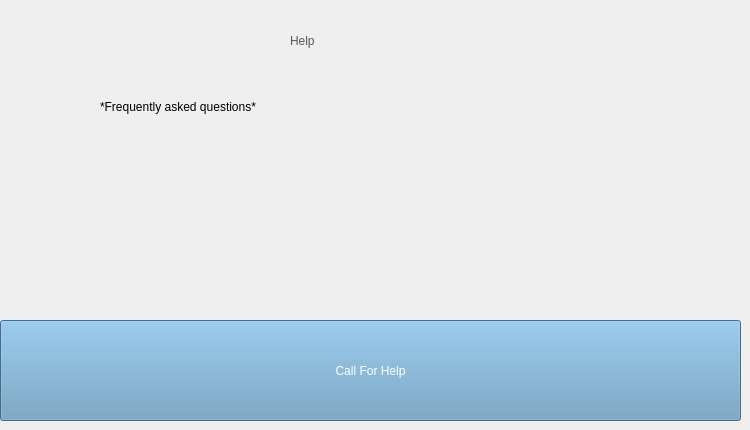
  <widget class="QWidget" name="HELP">
   <widget class="QLabel" name="label_2">
    <property name="geometry">
     <rect>
      <x>290</x>
      <y>10</y>
      <width>141</width>
      <height>61</height>
     </rect>
    </property>
    <property name="styleSheet">
     <string notr="true">font: 20 46pt &quot;montserrat&quot;;
color: rgb(85, 87, 83);</string>
    </property>
    <property name="text">
     <string>Help</string>
    </property>
   </widget>
   <widget class="QPushButton" name="pushButton">
    <property name="geometry">
     <rect>
      <x>0</x>
      <y>320</y>
      <width>741</width>
      <height>101</height>
     </rect>
    </property>
    <property name="styleSheet">
     <string notr="true">background-color: rgb(98, 150, 187);
color: rgb(255, 255, 255);
font: 20 40pt &quot;montserrat&quot;;</string>
    </property>
    <property name="text">
     <string>Call For Help</string>
    </property>
   </widget>
   <widget class="QPushButton" name="help_back">
    <property name="geometry">
     <rect>
      <x>5</x>
      <y>5</y>
      <width>71</width>
      <height>71</height>
     </rect>
    </property>
    <property name="autoFillBackground">
     <bool>false</bool>
    </property>
    <property name="styleSheet">
     <string notr="true"/>
    </property>
    <property name="text">
     <string/>
    </property>
    <property name="icon">
     <iconset>
      <normaloff>icons/UI Icons/back_blue.png</normaloff>icons/UI Icons/back_blue.png</iconset>
    </property>
    <property name="iconSize">
     <size>
      <width>65</width>
      <height>65</height>
     </size>
    </property>
    <property name="flat">
     <bool>true</bool>
    </property>
   </widget>
   <widget class="QLabel" name="label_3">
    <property name="geometry">
     <rect>
      <x>100</x>
      <y>100</y>
      <width>541</width>
      <height>201</height>
     </rect>
    </property>
    <property name="text">
     <string>*Frequently asked questions*</string>
    </property>
    <property name="alignment">
     <set>Qt::AlignLeading|Qt::AlignLeft|Qt::AlignTop</set>
    </property>
   </widget>
  </widget>
